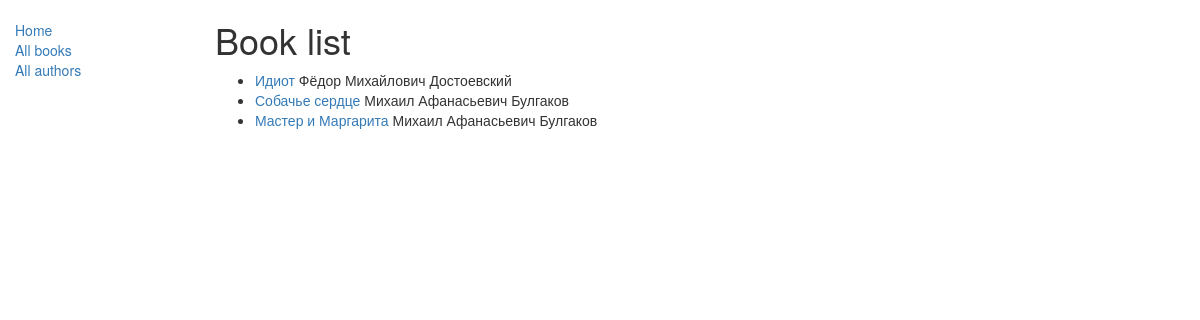
Page /catalog/books on the committed database.
### catalog/models.py (models this page shows, shortened)
class Book(models.Model):
    title = models.CharField(max_length=100)
    summary = models.TextField()
    language = models.CharField(max_length=100)
    author = models.ForeignKey(Author, null=True, on_delete=models.SET_NULL)
    genres = models.ManyToManyField(Genre)
    def get_absolute_url(self) -> str:
        return f"/catalog/book/{self.pk}"

class Author(models.Model):
    name = models.CharField(
        max_length=100,
        null=False,
        help_text="An author's full name. (Example: W. Shakespear or Mihail Afanasievich Bulgakov)",
    )
    date_of_birth = models.DateField(
        null=True,
        blank=True,
        help_text="A date of author's birth (or Null, if unknown).",
    )
    date_of_death = models.DateField(
        null=True,
        blank=True,
        help_text="A date of author's death (or Null, if alive or unknown).",
    )
    def __str__(self) -> str:
        return self.name

### catalog/views.py (the view)
# urls.py: path("books", views.BookListView.as_view(), name="books"),
class BookListView(generic.ListView):
    model = Book
    context_object_name = "book_list"
    queryset = Book.objects.all()
    template_name = "book/list.html"

### catalog/templates/book/list.html
{% extends "base_generic.html" %} {% block content %}
<h1>Book list</h1>
{% if book_list %}
<ul>
    {% for book in book_list %}
    <li><a href="{{ book.get_absolute_url }}"> {{ book.title }}</a> {{ book.author }}</li>
    {% endfor %}
</ul>
{% else %}
<p>There are no books :c</p>
{% endif %} {% endblock %}

### catalog/templates/base_generic.html (shortened to what this page needs)
<!DOCTYPE html>
<html>
    <head>
        <link
            rel="stylesheet"
            href="https://maxcdn.bootstrapcdn.com/bootstrap/3.3.7/css/bootstrap.min.css"
        />
        <link
            rel="stylesheet"
            href="https://maxcdn.bootstrapcdn.com/bootstrap/3.3.7/css/bootstrap-theme.min.css"
        />
        {% load static %}
        <link rel="stylesheet" href="{% static 'css/styles.css' %}" />
    </head>
    <body>
        <div class="container-fluid">
            <div class="row">
                <div class="col-sm-2">
                    {% block sidebar %}
                    <ul class="sidebar-nav">
                        <li><a href="{% url 'index' %}">Home</a></li>
                        <li><a href="{% url 'books' %}">All books</a></li>
                        <li><a href="{% url 'authors' %}">All authors</a></li>
                    </ul>
                    {% endblock %}
                </div>
                <div class="col-sm-10">
                    {% block content %}{% endblock %}
                </div>
            </div>
        </div>
    </body>
</html>

### catalog/static/css/styles.css (style rules this page uses)
.sidebar-nav { margin-top: 20px; padding: 0; list-style: none; }

### rows in the picture
Book: title "Идиот", author "Фёдор Михайлович Достоевский"
Book: title "Собачье сердце", author "Михаил Афанасьевич Булгаков"
Book: title "Мастер и Маргарита", author "Михаил Афанасьевич Булгаков"
